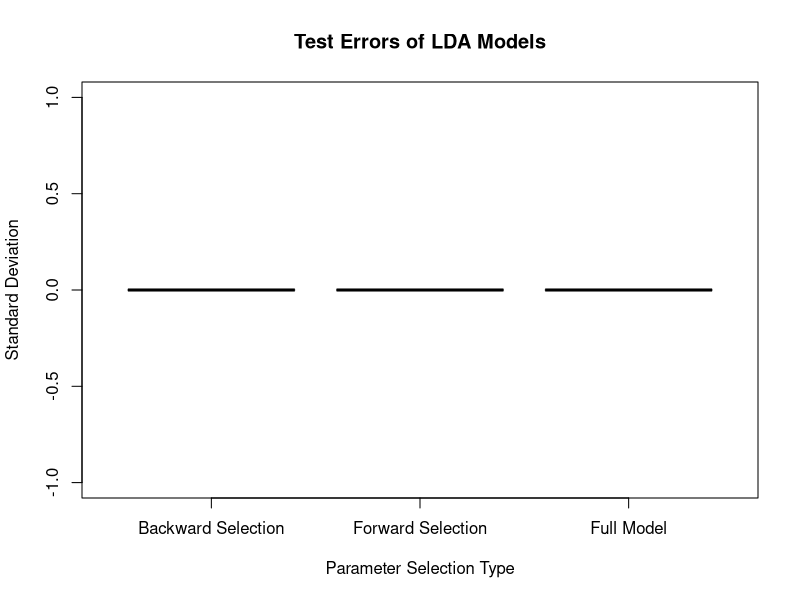

R code for this plot:
# read in divorce data
setwd("~/")
library(readxl)
divorce <- read_excel("divorce.xlsx")
# set seed, find testing and training data 
set.seed(1)
testN = floor(0.7*nrow(divorce))
trainInd = sample(seq_len(nrow(divorce)),size = testN)
train = divorce[trainInd,]
test = divorce[-trainInd,]
yTrain = train$Class
train = train[,-55]
yTest = test$Class
test = test[,-55]

# Predict class using LDA modeled with all of the predictors available
library(MASS)
lda.full=lda(yTrain~.,data=train)
lda.pred=predict(lda.full,test)
lda.class=lda.pred$class
table(lda.class,yTest)

# Find the most important features by forward selection
library(leaps)
regfit.fwd = regsubsets(yTrain~.,data=train,method="forward")
fwd.sum = summary(regfit.fwd)
fwd.sum$outmat

# Compare the forward stepwise selection LDA model to the test data
lda.fwd = lda(yTrain~Atr40+Atr17+Atr6+Atr18+Atr49+Atr14+Atr24+Atr50, data=train)
lda.fwd.pred=predict(lda.fwd,test)
lda.fwd.class = lda.fwd.pred$class
table(lda.fwd.class,yTest)

# Find the most important features by backward stepwise selection
regfit.bwd = regsubsets(yTrain~.,data=train,method="backward")
bwd.sum = summary(regfit.bwd)
bwd.sum$outmat

# Compare the backward stepwise selection LDA model to the test data
lda.bwd = lda(yTrain~Atr40+Atr14+Atr6+Atr17+Atr49+Atr23+Atr26+Atr53,data=train)
lda.bwd.pred = predict(lda.bwd,test)
lda.bwd.class = lda.bwd.pred$class
table(lda.bwd.class,yTest)

# Compute the variance of each model
full.LDA = matrix(0,50,52)
fwd.LDA = matrix(0,50,52)
bwd.LDA = matrix(0,50,52)
err.full = rep(0,52)
err.fwd = rep(0,52)
err.bwd = rep(0,52)
# Loop through 50 seeds to get different test and training data
for(i in 1:50){
  set.seed(i)
  testN = floor(0.7*nrow(divorce))
  trainInd = sample(seq_len(nrow(divorce)),size = testN)
  train = divorce[trainInd,]
  test = divorce[-trainInd,]
  yTrain = train$Class
  train = train[,-55]
  yTest = test$Class
  test = test[,-55]
  # full model
  lda.full=lda(yTrain~.,data=train)
  lda.pred=predict(lda.full,test)
  lda.class=lda.pred$class
  full.LDA[i,] = lda.class
  err.full[i] = mean((lda.class - yTest)^2)
  # forward stepwise selection model
  lda.fwd = lda(yTrain~Atr40+Atr19+Atr9+Atr6+Atr18+Atr15+Atr39+Atr11+Atr13+Atr3, data=train)
  lda.fwd.pred=predict(lda.fwd,test)
  lda.fwd.class = lda.fwd.pred$class
  fwd.LDA[i,] = lda.fwd.class
  err.fwd[i] = mean((lda.fwd.class - yTest)^2)
  # backward stepwise selection model
  lda.bwd = lda(yTrain~Atr18+Atr38+Atr6+Atr29+Atr9+Atr7+Atr20+Atr15,data=train)
  lda.bwd.pred = predict(lda.bwd,test)
  lda.bwd.class = lda.bwd.pred$class
  bwd.LDA[i,] = lda.bwd.class
  err.bwd[i] = mean((lda.bwd.class - yTest)^2)
}

# get standard deviation (used to represent variance) for each attribute/feature in each model, calculated over the 50 models
library(matrixStats)
colSdFull = colSds(full.LDA)
colSdFwd = colSds(fwd.LDA)
colSdBwd = colSds(bwd.LDA)

# create a box plot of the models
sdData = c(err.full,err.fwd,err.bwd)
type = c(rep("Full Model",52), rep("Forward Selection",52), rep("Backward Selection",52))
boxplot(sdData~type,main="Test Errors of LDA Models",xlab="Parameter Selection Type", ylab="Standard Deviation")

# calculate mean and median values of the standard deviations
medFull = median(colSdFull) # 0.1414
medFwd = median(colSdFwd) # 0
medBwd = median(colSdBwd) # 0
mnFull = mean(colSdFull) # 0.1815
mnFwd = mean(colSdFwd) # 0.1189
mnBwd = mean(colSdBwd) # 0.1284
